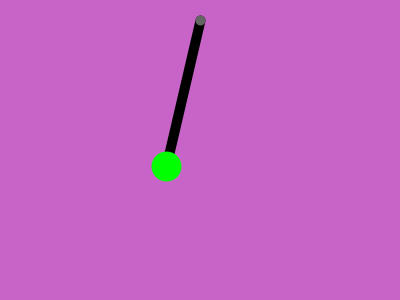
Frame 1 (no input)
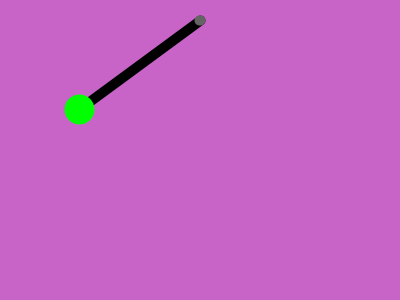
Frame 60 (the mouse pressed at the canvas centre just before this capture)
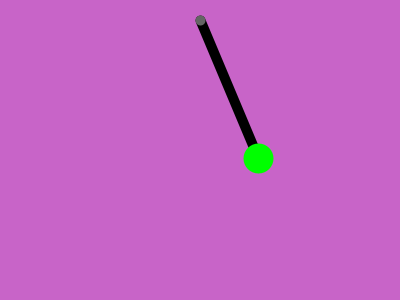
Frame 120 (the mouse held since frame 60 and released just before this capture)

The Processing sketch that drew these frames (run headless with seeded random() and noise(); from frame 60 on, the mouse is pressed at the canvas centre):

// Processing sketch: processing_169202
// ── processing_169202.pde

float period = 4;
float amplitude = 1;

void setup()
{
size(400,300);
}
void draw()
{
background(200,100,200);
translate(width/2,20);
float angle = motion();
rotate(angle);
pendulum();
}
void pendulum()
{stroke(0);
strokeWeight(10);
line(0,0,0,150);
stroke(100);
strokeWeight(10);
point(0,0);
stroke(0,255,0);
strokeWeight(30);
point(0,150);
}

float motion()
{
  float time = norm(millis(),0,1000);
  float fraction = norm(time,0,period);
  float shm = sin(fraction*TWO_PI);
  float angle = amplitude*shm;
  return angle;
}
